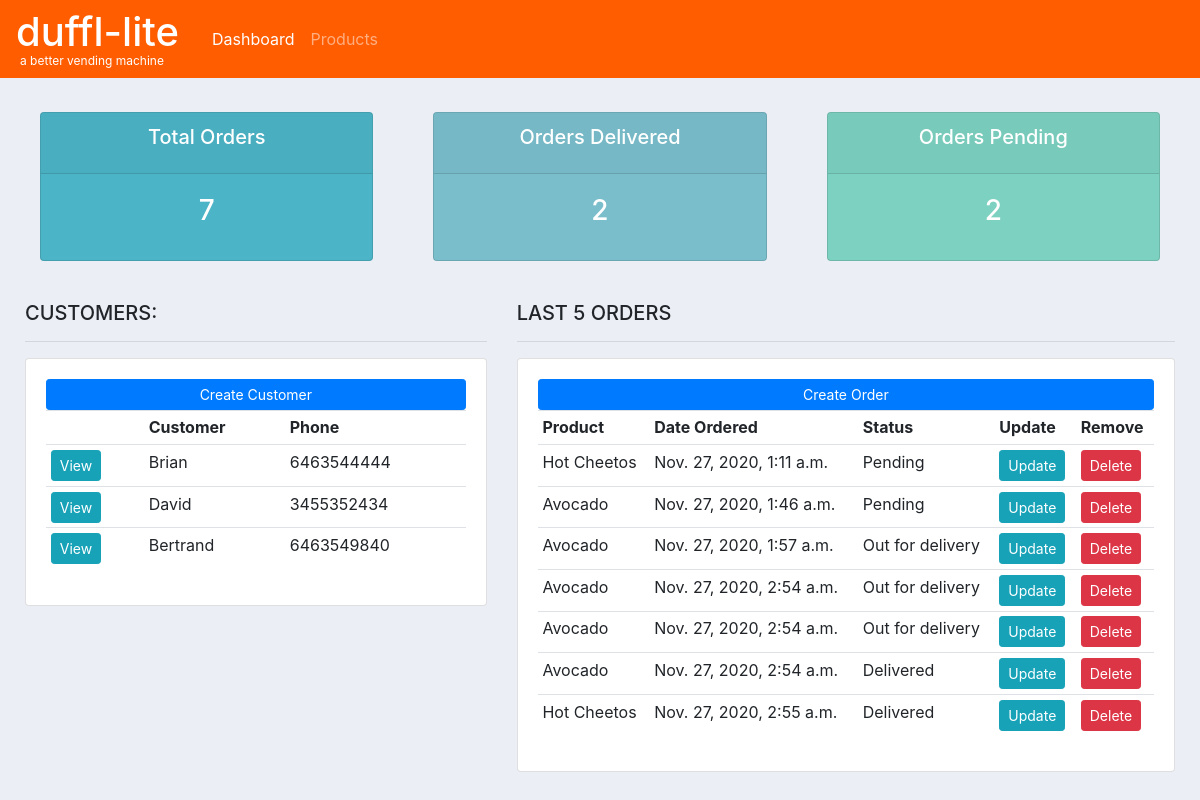
The app's page /, older data.
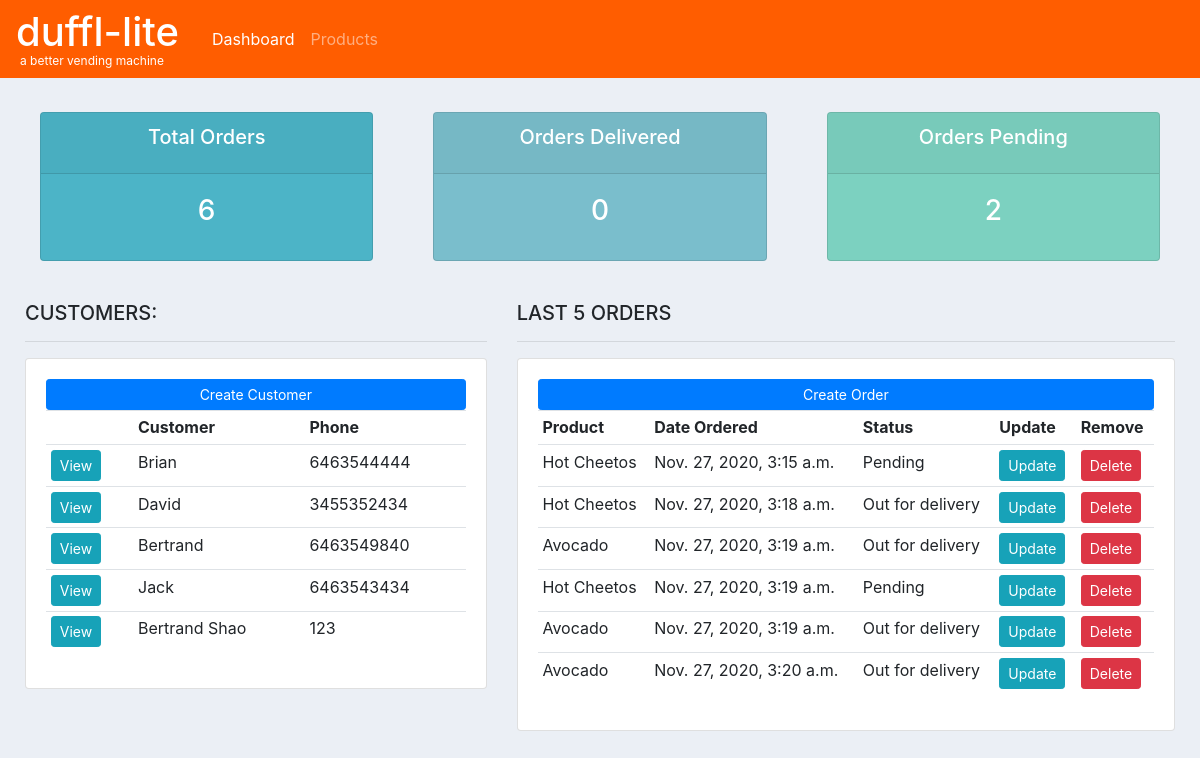
The same page, newer data.
### accounts/models.py (models this page shows, shortened)
class Customer(models.Model):
	name = models.CharField(max_length=200, null=True)
	phone = models.CharField(max_length=200, null=True)
	email = models.CharField(max_length=200, null=True)
	date_created = models.DateTimeField(auto_now_add=True, null=True)

class Order(models.Model):
	STATUS = (
			('Pending', 'Pending'),
			('Out for delivery', 'Out for delivery'),
			('Delivered', 'Delivered'),
			)
	customer = models.ForeignKey(Customer, null=True, on_delete= models.SET_NULL)
	product = models.ForeignKey(Product, null=True, on_delete= models.SET_NULL)
	date_created = models.DateTimeField(auto_now_add=True, null=True)
	status = models.CharField(max_length=200, null=True, choices=STATUS)

class Product(models.Model):
	CATEGORY = (
			('Snacks', 'Snacks'),
			('Toiletries', 'Toiletries'),
			)
	name = models.CharField(max_length=200, null=True)
	price = models.FloatField(null=True)
	category = models.CharField(max_length=200, null=True, choices=CATEGORY)
	description = models.CharField(max_length=200, null=True, blank=True)
	date_created = models.DateTimeField(auto_now_add=True, null=True)
	def __str__(self):
		return self.name

### accounts/views.py (the view)
# urls.py: path('', views.home, name="home"),
def home(request):
	orders = Order.objects.all()
	customers = Customer.objects.all()
	total_customers = customers.count()
	total_orders = orders.count()
	delivered = orders.filter(status='Delivered').count()
	pending = orders.filter(status='Pending').count()
	context = {'orders':orders, 'customers':customers,
	'total_orders':total_orders,'delivered':delivered,
	'pending':pending }
	return render(request, 'accounts/dashboard.html', context)

### accounts/templates/accounts/dashboard.html
{% extends 'accounts/main.html' %}
{% block content %}
{%  include 'accounts/status.html' %}
<br>
<div class="row">
    <div class="col-md-5">
        <h5>CUSTOMERS:</h5>
        <hr>
        <div class="card card-body">
            <a class="btn btn-primary  btn-sm btn-block" href="">Create Customer</a>
            <table class="table table-sm">
                <tr>
                    <th></th>
                    <th>Customer</th>
                    <th>Phone</th>
                </tr>
                {% for customer in customers %}
                <tr>
                    <td><a class="btn btn-sm btn-info" href="{% url 'customer' customer.id %}">View</a></td>
                    <td>{{customer.name}}</td>
                    <td>{{customer.phone}}</td>
                </tr>
                {% endfor %}
            </table>
        </div>
    </div>
    <div class="col-md-7">
        <h5>LAST 5 ORDERS</h5>
        <hr>
        <div class="card card-body">
            <a class="btn btn-primary  btn-sm btn-block" href="{% url 'create_order'%}">Create Order</a>
            <table class="table table-sm">
                <tr>
                    <th>Product</th>
                    <th>Date Ordered</th>
                    <th>Status</th>
                    <th>Update</th>
                    <th>Remove</th>
                </tr>
                {% for order in orders %}
                <tr>
                    <td>{{order.product}}</td>
                    <td>{{order.date_created}}</td>
                    <td>{{order.status}}</td>
                    <td><a class="btn btn-sm btn-info" href="{% url 'update_order' order.id%}">Update</a></td>
                    <td><a class="btn btn-sm btn-danger" href="{% url 'delete_order' order.id%}">Delete</a></td>
                </tr>
                {% endfor %}
            </table>
        </div>
    </div>
</div>
{% endblock %}

Row changes from the older to the newer data that the page shows:
removed Order: product "Hot Cheetos", date_created "Nov. 27, 2020, 1:11 a.m.", status "Pending"
removed Order: product "Avocado", date_created "Nov. 27, 2020, 1:46 a.m.", status "Pending"
removed Order: product "Avocado", date_created "Nov. 27, 2020, 1:57 a.m.", status "Out for delivery"
removed Order: product "Avocado", date_created "Nov. 27, 2020, 2:54 a.m.", status "Out for delivery"
removed Order: product "Avocado", date_created "Nov. 27, 2020, 2:54 a.m.", status "Out for delivery"
removed Order: product "Avocado", date_created "Nov. 27, 2020, 2:54 a.m.", status "Delivered"
removed Order: product "Hot Cheetos", date_created "Nov. 27, 2020, 2:55 a.m.", status "Delivered"
added Customer: name "Jack", phone "6463543434"
added Customer: name "Bertrand Shao", phone "123"
added Order: product "Hot Cheetos", date_created "Nov. 27, 2020, 3:15 a.m.", status "Pending"
added Order: product "Hot Cheetos", date_created "Nov. 27, 2020, 3:18 a.m.", status "Out for delivery"
added Order: product "Avocado", date_created "Nov. 27, 2020, 3:19 a.m.", status "Out for delivery"
added Order: product "Hot Cheetos", date_created "Nov. 27, 2020, 3:19 a.m.", status "Pending"
added Order: product "Avocado", date_created "Nov. 27, 2020, 3:19 a.m.", status "Out for delivery"
added Order: product "Avocado", date_created "Nov. 27, 2020, 3:20 a.m.", status "Out for delivery"
Text that changed along with them:
{{ total_orders }}: "7" → "6"
{{ delivered }}: "2" → "0"
